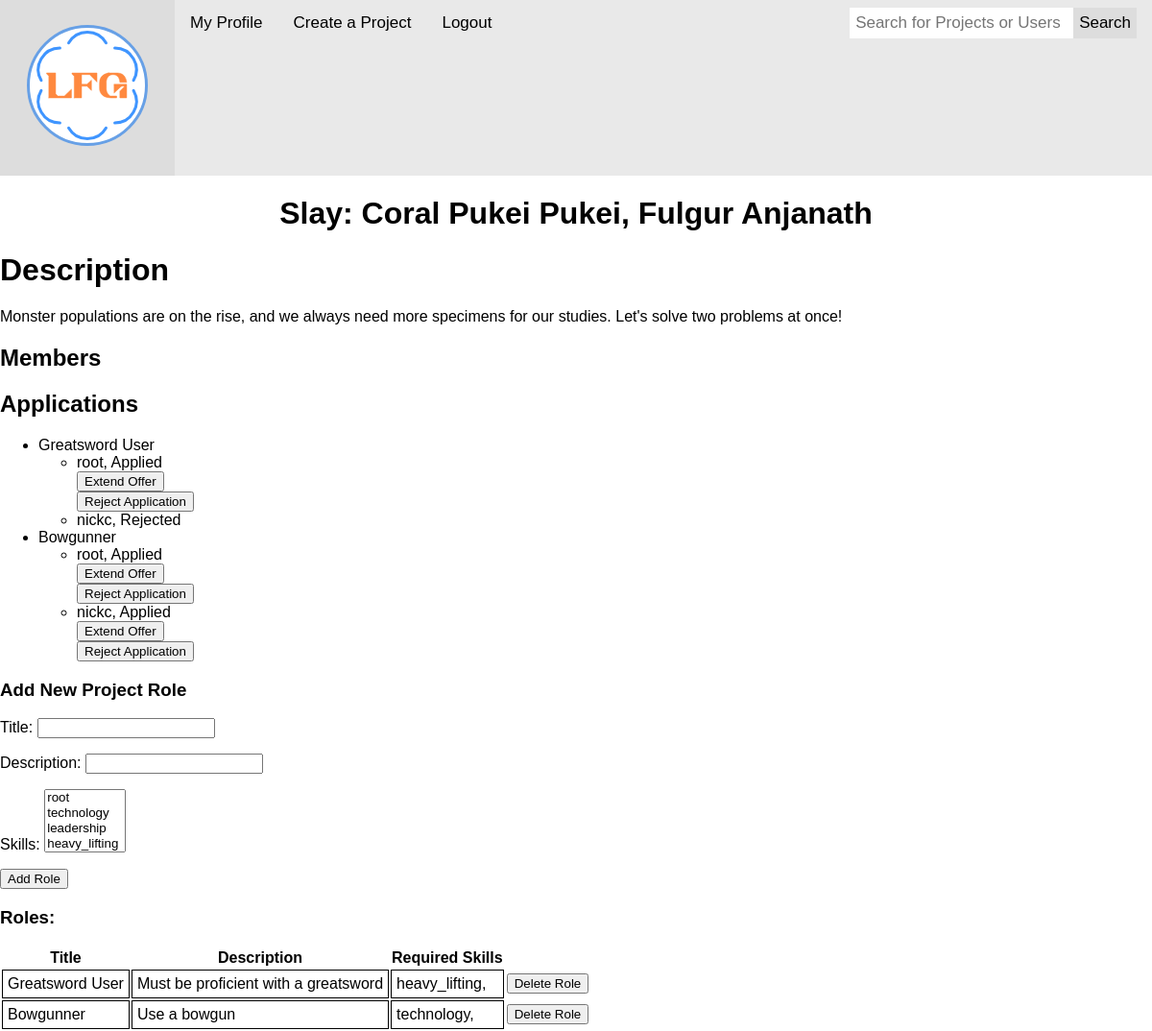
The page /project/3/ (signed in) on the database as committed earlier.
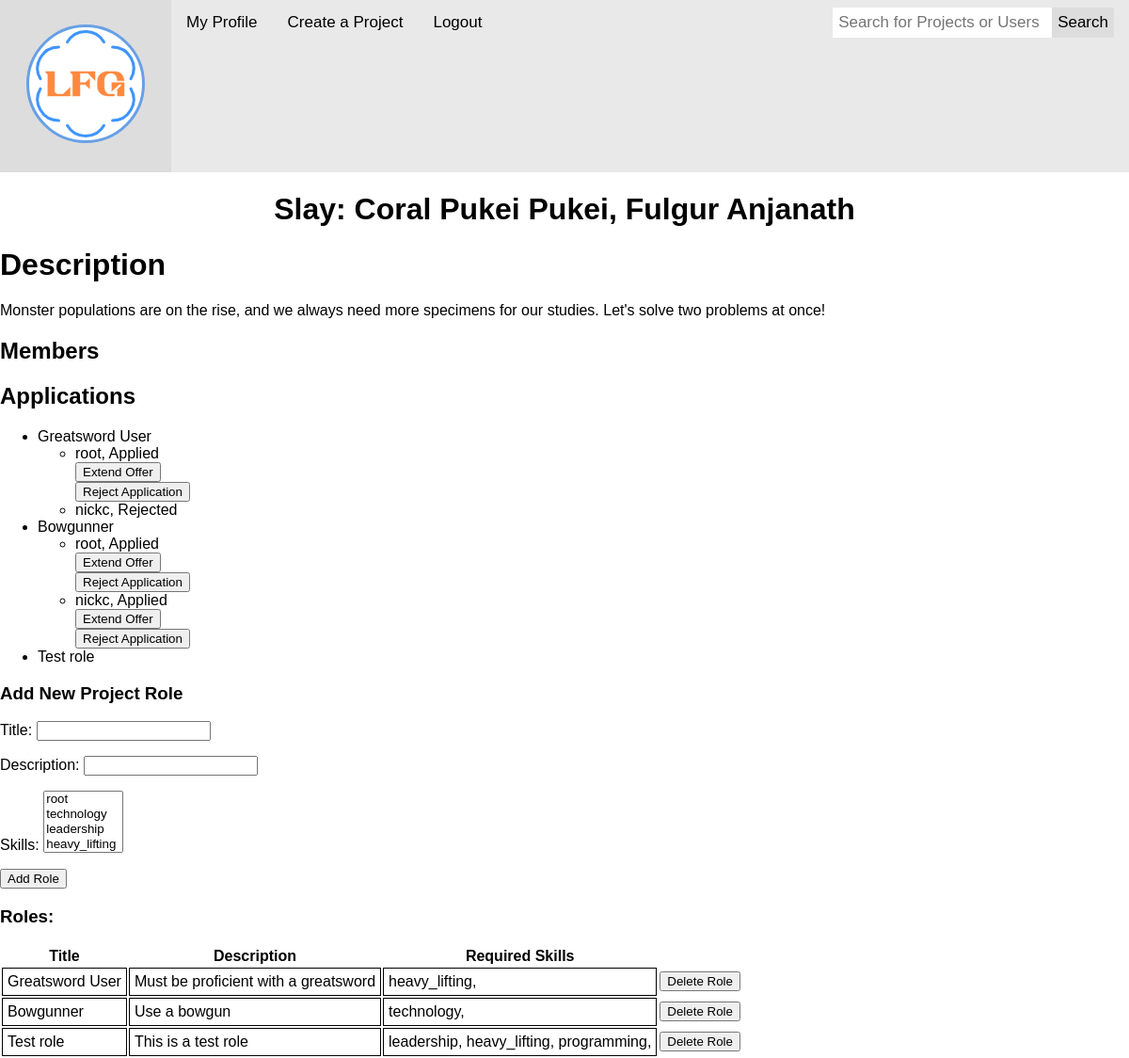
The same page on the database as committed later.
### LFGCore/models.py (models this page shows, shortened)
class Role(models.Model):
  project = models.ForeignKey(Project, on_delete=models.CASCADE)
  skills = models.ManyToManyField('Skill')
  title = models.CharField(max_length=45)
  description = models.CharField(max_length=1000)

class Application(models.Model):
  applicant = models.ForeignKey(Profile, on_delete=models.CASCADE)
  role = models.ForeignKey(Role, on_delete=models.CASCADE)
  status = models.CharField(max_length=1, choices=(
    ('A', 'Applied'),
    ('O', 'Offered'),
    ('R', 'Rejected'),
    ('D', 'Declined')
  ))

class Profile(models.Model):
  user = models.OneToOneField(User, on_delete=models.CASCADE)
  address = models.OneToOneField('Address', on_delete=models.CASCADE, null=True)
  projects = models.ManyToManyField('Project', through='Member', related_name="memberships")
  chat_channels = models.ManyToManyField('ChatChannel', related_name="channels")
  chats = models.ManyToManyField('ChatChannel', related_name="chats", through='Chat')
  friends = models.ManyToManyField("self", through='Friend')
  bio = models.CharField(max_length=1000, null=True)
  telephone_number = models.DecimalField(max_digits=11, decimal_places=0, null=True)
  applications = models.ManyToManyField('Role', through='Application', related_name="role_application")

class Skill(models.Model):
  parent = models.ForeignKey("self", on_delete=models.CASCADE, null=True)
  name = models.CharField(max_length=45)
  description = models.CharField(max_length=250)
  def __str__(self):
    return self.name

### LFGCore/views.py (the view)
# urls.py: path('project/<int:id>/', views.project, name= 'project_view'),
@login_required
def project(request, id=None):
  if id == None:
    return HttpResponseNotFound()
  else:
    project = Project.objects.get(id=id)
    if project == None:
      return HttpResponseNotFound(f"<p>Project id {id} does not exist</p>")
  role_form = ProjectRoleForm(initial={'project' : project})
  return render(request, 'LFGCore/project.html', {"project" : project , "role_form" : role_form })

### LFGCore/forms.py
class ProjectRoleForm(forms.ModelForm):
    class Meta:
        model = Role
        fields = ('title', 'description', 'project', 'skills')
    def __init__(self, *args, **kwargs):
        super(ProjectRoleForm, self).__init__(*args, **kwargs)
        self.fields['project'].widget = forms.HiddenInput()
        self.fields['skills'] = forms.ModelMultipleChoiceField(queryset=Skill.objects.all(), widget=forms.SelectMultiple())

### LFGCore/templates/LFGCore/project.html (shortened to what this page needs)
{% extends "LFGCore/top.html" %}
{% block content %}
<h1 style="text-align: center;">{{ project.name }}</h1>
<h1>Description</h1>
{{ project.description }}
<h2>Members</h2>
<h2>Applications</h2>
<ul>
  {% for role in project.role_set.all %}
    <li>
      {{ role.title }}
      <ul>
        {% for application in role.application_set.all %}
          <li>
            {{ application.applicant.user.username }}, {{ application.get_status_display }}
            {% if application.status == 'A' %}
              <form action="/application/updatestatus/{{ application.id }}/" method="post">
                <button type="submit">Extend Offer</button>
              </form>
              <form action="/application/updatestatus/{{ application.id }}/" method="post">
                <button type="submit">Reject Application</button>
              </form>
            {% endif %}
          </li>
        {% endfor %}
      </ul>
    </li>
  {% endfor %}
</ul>
<h3>Add New Project Role</h3>
<form action="/role/create/" method='post'>
  {{ role_form.as_p }}
  <button type="submit">Add Role</button>
</form>
<h3>Roles:</h3>
<table>
  <tr>
    <th>Title</th>
    <th>Description</th>
    <th>Required Skills</th>
  </tr>
  {% for role in project.role_set.all %}
  <tr>
    <td style='border: 1px solid black; padding: 5px'>{{ role.title }}</td>
    <td style='border: 1px solid black; padding: 5px'>{{ role.description }}</td>
    <td style='border: 1px solid black; padding: 5px'>
      {% for skill in role.skills.all %}
        {{ skill }},
      {% endfor %}
    </td>
    <td>
      <form action="/role/delete/", method='post'>
        <button type="submit">Delete Role</button>
      </form>
    </td>
  </tr>
  {% endfor %}
</table>
{% endblock content %}

Rows that differ between the two databases and show on the page:
added Role: title "Test role", description "This is a test role", Skill (name "heavy_lifting")
now on this page (row unchanged): Skill: name "leadership", shown under "Test role"
now on this page (row unchanged): Skill: name "programming", shown under "Test role"
